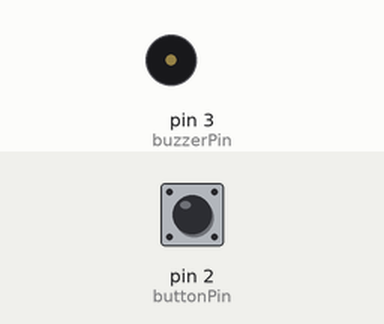
This sketch was run on a simulated Arduino Uno, built with avr-gcc and run on an emulated ATmega328P. On the bench: buzzer (waves = sounding, pin HIGH). The inputs (shaded band) are chosen by the test bench; at power-on: pin 2 (buttonPin) LOW.

Above: at 1.2 s.
1.3 s: pin 2 (buttonPin) pulled HIGH for 0.15 s
At 2.48 s:
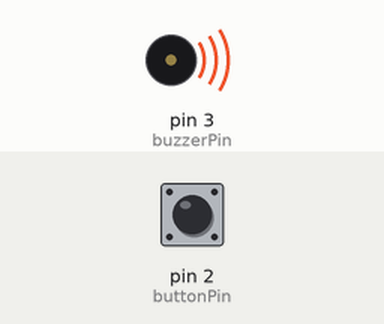
4.0 s: pin 2 (buttonPin) pulled HIGH for 3.2 s
At 8.9 s:
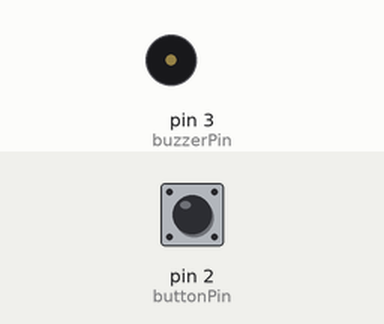
Timing chart, 0 to 10.4 s (numbered marks = the images above; inputs shaded):
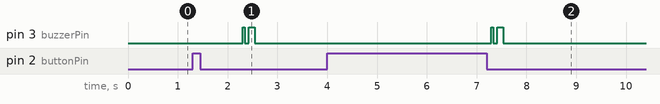

The sketch:

morse_alpabeth.cpp.ino
```cpp
const int buttonPin = 2;
const int buzzerPin = 3;

const int ditDuration = 40; // 0.04 segundos
const int dahDuration = ditDuration * 3; // 0.12 segundos
const int interCharacterDelay = ditDuration; // 1.2 segundos entre caracteres
const int buttonPressTime = 1000; // 1 segundo

unsigned long buttonPressStartTime = 0;
int pressCounter = 0;

char morseAlphabet[][5] = {".-", "-...", "-.-.", "-..", ".", "..-.", "--.", "....", "..", ".---", "-.-", ".-..", "--", "-.", "---", ".--.", "--.-", ".-.", "...", "-", "..-", "...-", ".--", "-..-", "-.--", "--.."};

int currentIndex = 0;

void setup() {
  pinMode(buttonPin, INPUT);
  pinMode(buzzerPin, OUTPUT);
  Serial.begin(9600);
}

void loop() {
  int buttonState = digitalRead(buttonPin);

  if (buttonState == HIGH) {
    if (millis() - buttonPressStartTime >= buttonPressTime) {
      // Executa ações após 1 segundo
      buttonPressStartTime = millis();

      // Conta quantas vezes o botão foi pressionado durante o último segundo
      int pressCount = countButtonPresses();

      // Atualiza o índice com base no número de pressionamentos
      if (pressCount == 1) {
         // Repete o índice
      } else if (pressCount == 2) {

        currentIndex = (currentIndex + 1) % (sizeof(morseAlphabet) / sizeof(morseAlphabet[0]));
      } else if (pressCount == 3) {
        currentIndex = (currentIndex - 1 + sizeof(morseAlphabet) / sizeof(morseAlphabet[0])) % (sizeof(morseAlphabet) / sizeof(morseAlphabet[0]));
      }

      // Reproduz a sequência Morse no buzzer
      playMorse(morseAlphabet[currentIndex]);
    }
  }

  delay(50); // Debounce
}

int countButtonPresses() {
  int count = 0;
  unsigned long startTime = millis();

  // Aguarda 1 segundo e conta os pressionamentos durante esse período
  while (millis() - startTime < buttonPressTime) {
    if (digitalRead(buttonPin) == HIGH) {
      delay(50); // Debounce
      if (digitalRead(buttonPin) == HIGH) {
        count++;
        // Aguarda até que o botão seja liberado
        while (digitalRead(buttonPin) == HIGH) {
          delay(50);
        }
      }
    }

    delay(50);
  }

  return count;
}

void playMorse(char morseCode[5]) {
  for (int i = 0; i < 5; i++) {
    char currentChar = morseCode[i];

    if (currentChar == '.') {
      beep(ditDuration);
    } else if (currentChar == '-') {
      beep(dahDuration);
    }

    if (i < 4) {
      delay(ditDuration); // Intervalo entre dit e dah
    }
  }

  delay(interCharacterDelay); // Intervalo entre caracteres
}

void beep(int duration) {
  digitalWrite(buzzerPin, HIGH);
  delay(duration);
  digitalWrite(buzzerPin, LOW);
  delay(ditDuration); // Intervalo entre dit e dah
}
```

Measured:
- after the input at 1.3 s, pin 3 (buzzerPin): LOW → HIGH after 1.0 s, → LOW 0.04 s later, → HIGH 0.08 s later, → LOW 0.12 s later
- after the input at 4.0 s, pin 3 (buzzerPin): LOW → HIGH after 3.3 s, → LOW 0.04 s later, → HIGH 0.08 s later, → LOW 0.12 s later
